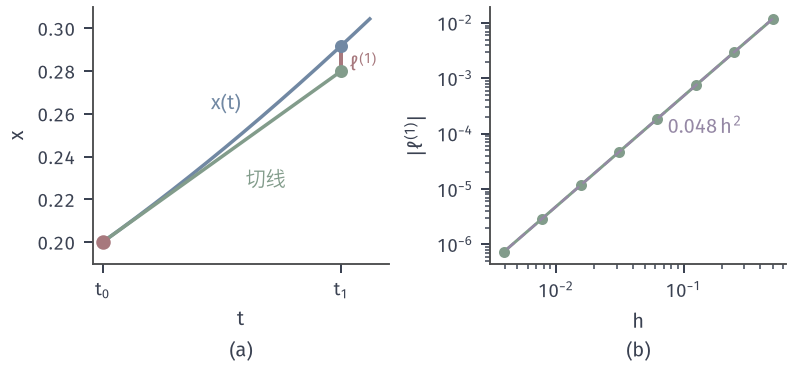

The script that drew this image:
from pathlib import Path
import sys
sys.path.insert(0, str(Path(__file__).resolve().parents[1]/"odenum-common"))
from odenum_common import *

# Target: one Euler step: tangent vs curve, and h^2 scaling of the one-step error.
fig, ax = figure(width_mm=112, height_mm=52, ncols=2)
h = .5; t = np.linspace(0, .56, 200)
a = ax[0]
a.plot(t, exact(t), color=BLUE, lw=1.4)
a.plot([0, h], [X0, X0+h*f(0, X0)], color=GREEN, lw=1.4)
a.plot([0], [X0], 'o', color=RED, ms=4.8, zorder=5)
a.plot([h], [X0+h*f(0, X0)], 'o', color=GREEN, ms=4.2, zorder=5)
xe = float(exact(h))
a.plot([h], [xe], 'o', color=BLUE, ms=4.2, zorder=5)
a.plot([h, h], [X0+h*f(0, X0), xe], color=RED, lw=1.6)
a.text(h+.018, .2835, r'$\ell^{(1)}$', color=RED, va='center')
a.text(.29, .262, r'$x(t)$', color=BLUE, ha='right')
a.text(.3, .226, '切线', color=GREEN)
a.set_xticks([0, h]); a.set_xticklabels([r'$t_0$', r'$t_1$'])
a.set_xlim(-.02, .6); a.set_ylim(.19, .31); a.set_xlabel(r'$t$'); a.set_ylabel(r'$x$')
b = ax[1]
hs = 2.0**-np.arange(1, 9)
loc = np.array([abs(X0+v*f(0, X0)-float(exact(v))) for v in hs])
b.loglog(hs, loc, 'o-', color=GREEN, lw=1.2, ms=3.4)
b.loglog(hs, .048*hs**2, color=PURPLE, lw=.95, ls=(0, (4, 2)))
b.set_xlabel(r'$h$'); b.set_ylabel(r'$|\ell^{(1)}|$')
b.text(.075, 1.0e-4, r'$0.048\,h^2$', color=PURPLE)
panel(ax[0], '(a)', -.3); panel(ax[1], '(b)', -.3)
save(fig, Path(__file__).resolve().parent, 'figure', {'formula': 'x=x(1-x), first Euler step', 'local': loc.tolist()})
